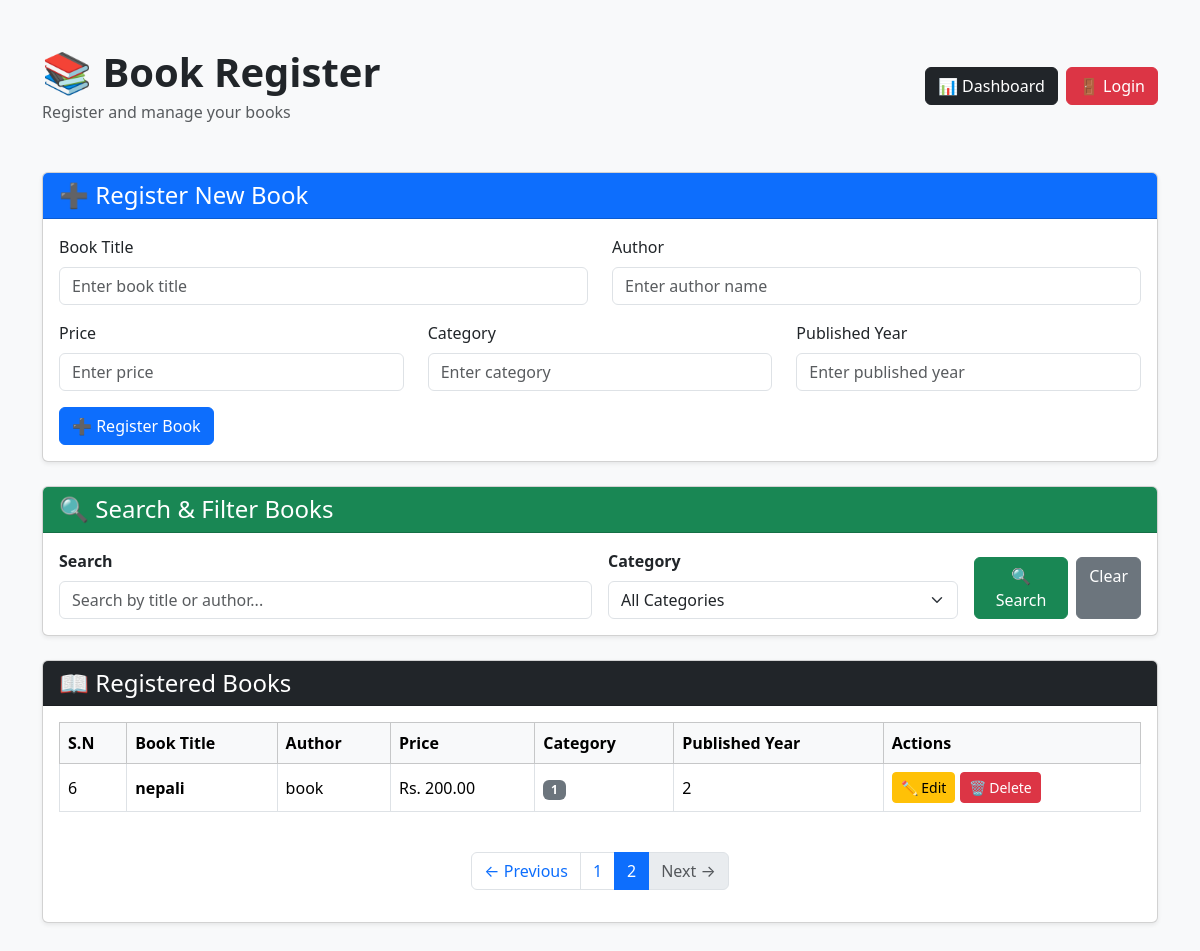
Page /books/register/?page=2&search=&category= (signed in) on the committed database.
### books/models.py (models this page shows, shortened)
class Book(models.Model):
    title = models.CharField(max_length=200)
    author = models.CharField(max_length=100)
    price = models.DecimalField(max_digits=10, decimal_places=2)
    category = models.CharField(max_length=100)
    published_year = models.IntegerField()

### books/views.py (the view)
@login_required
def book_register(request):
    if request.method == "POST":
        form = BookForm(request.POST)
        if form.is_valid():
            form.save()
            messages.success(
                request,
                "Book registered successfully! 📚"
            )
            return redirect("book_register")
    else:
        form = BookForm()
    search = request.GET.get("search", "")
    category = request.GET.get("category", "")
    books = Book.objects.all().order_by("-id")
    if search:
        books = books.filter(
            title__icontains=search
        ) | books.filter(
            author__icontains=search
        )
    if category:
        books = books.filter(
            category__iexact=category
        )
    categories = Book.objects.values_list(
        "category",
        flat=True
    ).distinct()
    paginator = Paginator(
        books,
        5
    )
    page_number = request.GET.get("page")
    page_obj = paginator.get_page(
        page_number
    )
    return render(
        request,
        "books/book_register.html",
        {
            "form": form,
            "books": page_obj,
            "page_obj": page_obj,
            "categories": categories,
            "search": search,
            "selected_category": category,
        },
    )

### books/forms.py
class BookForm(forms.ModelForm):
    class Meta:
        model = Book
        fields = [
            "title",
            "author",
            "price",
            "category",
            "published_year",
        ]
        widgets = {
            "title": forms.TextInput(
                attrs={"class": "form-control", "placeholder": "Enter book title"}
            ),
            "author": forms.TextInput(
                attrs={"class": "form-control", "placeholder": "Enter author name"}
            ),
            "price": forms.NumberInput(
                attrs={"class": "form-control", "placeholder": "Enter price"}
            ),
            "category": forms.TextInput(
                attrs={"class": "form-control", "placeholder": "Enter category"}
            ),
            "published_year": forms.NumberInput(
                attrs={"class": "form-control", "placeholder": "Enter published year"}
            ),
        }

### books/templates/books/book_register.html (shortened to what this page needs)
<!DOCTYPE html>
<html lang="en">
<head>
    <link
        href="https://cdn.jsdelivr.net/npm/bootstrap@5.3.3/dist/css/bootstrap.min.css"
        rel="stylesheet">
</head>
<body class="bg-light">
<div class="container py-5">
    <div class="d-flex justify-content-between align-items-center mb-5">
        <div>
            <h1 class="fw-bold mb-1">
                📚 Book Register
            </h1>
            <p class="text-muted mb-0">
                Register and manage your books
            </p>
        </div>
    <div class="d-flex align-items-center gap-2">
    <a href="{% url 'dashboard' %}"
       class="btn btn-dark">
        📊 Dashboard
    </a>
    <form method="post"
          action="{% url 'logout' %}"
          class="d-inline">
        <button type="submit"
                class="btn btn-danger">
            🚪 Login
        </button>
    </form>
</div>
    </div>
    <div class="card shadow-sm mb-4">
        <div class="card-header bg-primary text-white">
            <h4 class="mb-0">
                {% if edit_mode %}
                    ✏️ Edit Book
                {% else %}
                    ➕ Register New Book
                {% endif %}
            </h4>
        </div>
        <div class="card-body">
            <form method="POST">
                <div class="row">
                    <div class="col-md-6 mb-3">
                        <label class="form-label">
                            Book Title
                        </label>
                        {{ form.title }}
                    </div>
                    <div class="col-md-6 mb-3">
                        <label class="form-label">
                            Author
                        </label>
                        {{ form.author }}
                    </div>
                    <div class="col-md-4 mb-3">
                        <label class="form-label">
                            Price
                        </label>
                        {{ form.price }}
                    </div>
                    <div class="col-md-4 mb-3">
                        <label class="form-label">
                            Category
                        </label>
                        {{ form.category }}
                    </div>
                    <div class="col-md-4 mb-3">
                        <label class="form-label">
                            Published Year
                        </label>
                        {{ form.published_year }}
                    </div>
                </div>
                {% if edit_mode %}
                    <button
                        type="submit"
                        class="btn btn-warning">
                        ✏️ Update Book
                    </button>
                    <a
                        href="{% url 'book_register' %}"
                        class="btn btn-secondary">
                        Cancel
                    </a>
                {% else %}
                    <button
                        type="submit"
                        class="btn btn-primary">
                        ➕ Register Book
                    </button>
                {% endif %}
            </form>
        </div>
    </div>
    <div class="card shadow-sm mb-4">
        <div class="card-header bg-success text-white">
            <h4 class="mb-0">
                🔍 Search & Filter Books
            </h4>
        </div>
        <div class="card-body">
            <form method="GET">
                <div class="row g-3 align-items-end">
                    <div class="col-md-6">
                        <label class="form-label fw-semibold">
                            Search
                        </label>
                        <input
                            type="text"
                            name="search"
                            class="form-control"
                            placeholder="Search by title or author..."
                            value="{{ search }}"
                        >
                    </div>
                    <div class="col-md-4">
                        <label class="form-label fw-semibold">
                            Category
                        </label>
                        <select
                            name="category"
                            class="form-select">
                            <option value="">
                                All Categories
                            </option>
                        </select>
                    </div>
                    <div class="col-md-2">
                        <div class="d-flex gap-2">
                            <button
                                type="submit"
                                class="btn btn-success flex-grow-1">
                                🔍 Search
                            </button>
                            <a
                                href="{% url 'book_register' %}"
                                class="btn btn-secondary flex-grow-1">
                                Clear
                            </a>
                        </div>
                    </div>
                </div>
            </form>
        </div>
    </div>
    <div class="card shadow-sm">
        <div class="card-header bg-dark text-white">
            <h4 class="mb-0">
                📖 Registered Books
            </h4>
        </div>
        <div class="card-body">
            {% if books %}
                <div class="table-responsive">
                    <table
                        class="table table-hover table-bordered align-middle">
                        <thead class="table-light">
                            <tr>
                                <th>S.N</th>
                                <th>Book Title</th>
                                <th>Author</th>
                                <th>Price</th>
                                <th>Category</th>
                                <th>Published Year</th>
                                <th>Actions</th>
                            </tr>
                        </thead>
                        <tbody>
                            {% for book in books %}
                                <tr>
                                    <td>
                                        {{ page_obj.start_index|add:forloop.counter0 }}
                                    </td>
                                    <td class="fw-semibold">
                                        {{ book.title }}
                                    </td>
                                    <td>
                                        {{ book.author }}
                                    </td>
                                    <td>
                                        Rs. {{ book.price }}
                                    </td>
                                    <td>
                                        <span class="badge bg-secondary">
                                            {{ book.category }}
                                        </span>
                                    </td>
                                    <td>
                                        {{ book.published_year }}
                                    </td>
                                    <td>
                                        <a
                                            href="{% url 'book_edit' book.id %}"
                                            class="btn btn-sm btn-warning">
                                            ✏️ Edit
                                        </a>
                                        <a
                                            href="{% url 'book_delete' book.id %}"
                                            class="btn btn-sm btn-danger">
                                            🗑️ Delete
                                        </a>
                                    </td>
                                </tr>
                            {% endfor %}
                        </tbody>
                    </table>
                </div>
                {% if page_obj.has_other_pages %}
                    <div class="d-flex justify-content-center mt-4">
                        <nav>
                            <ul class="pagination">
                                {% if page_obj.has_previous %}
                                    <li class="page-item">
                                        <a
                                            class="page-link"
                                            href="?page={{ page_obj.previous_page_number }}&search={{ search }}&category={{ selected_category }}">
                                            ← Previous
                                        </a>
                                    </li>
                                {% else %}
                                    <li class="page-item disabled">
                                        <span class="page-link">
                                            ← Previous
                                        </span>
                                    </li>
                                {% endif %}
                                {% for num in page_obj.paginator.page_range %}
                                    <li
                                        class="page-item
                                        {% if page_obj.number == num %}
                                            active
                                        {% endif %}">
                                        <a
                                            class="page-link"
                                            href="?page={{ num }}&search={{ search }}&category={{ selected_category }}">
                                            {{ num }}
                                        </a>
                                    </li>
                                {% endfor %}
                                {% if page_obj.has_next %}
                                    <li class="page-item">
                                        <a
                                            class="page-link"
                                            href="?page={{ page_obj.next_page_number }}&search={{ search }}&category={{ selected_category }}">
                                            Next →
                                        </a>
                                    </li>
                                {% else %}
                                    <li class="page-item disabled">
                                        <span class="page-link">
                                            Next →
                                        </span>
                                    </li>
                                {% endif %}
                            </ul>
                        </nav>
                    </div>
                {% endif %}
            {% endif %}
        </div>
    </div>
</div>
</body>
</html>

### rows in the picture
Book: start_index|add "6", title "nepali", author "book", price "200.00", category "1", published_year "2"

### other values in the picture
{{ num }} "1" "2"
